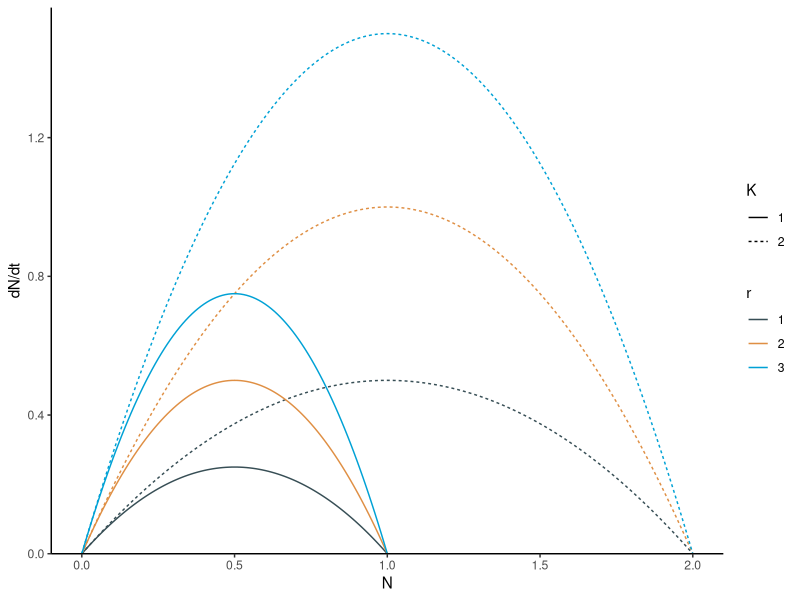
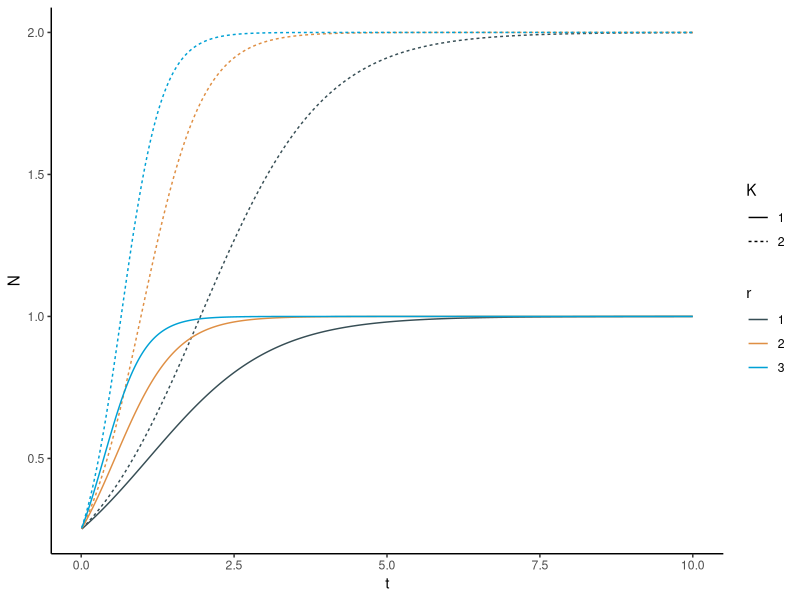
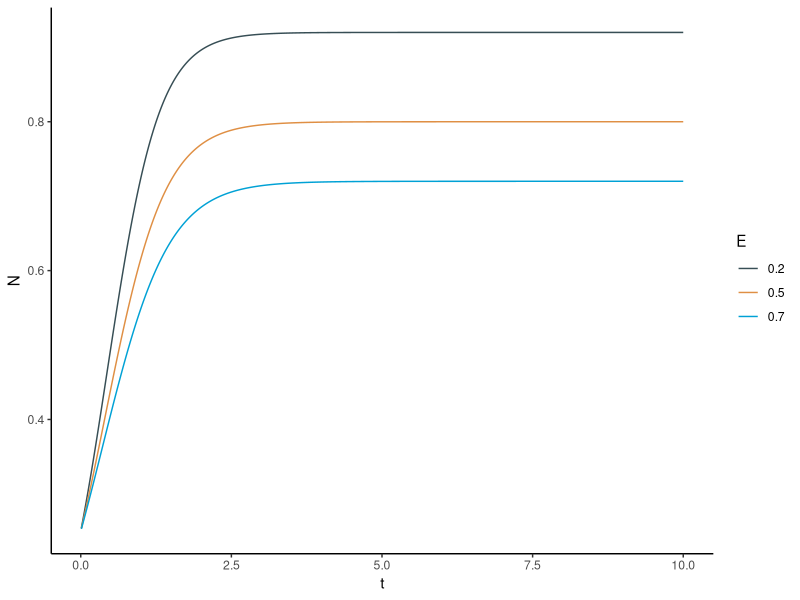
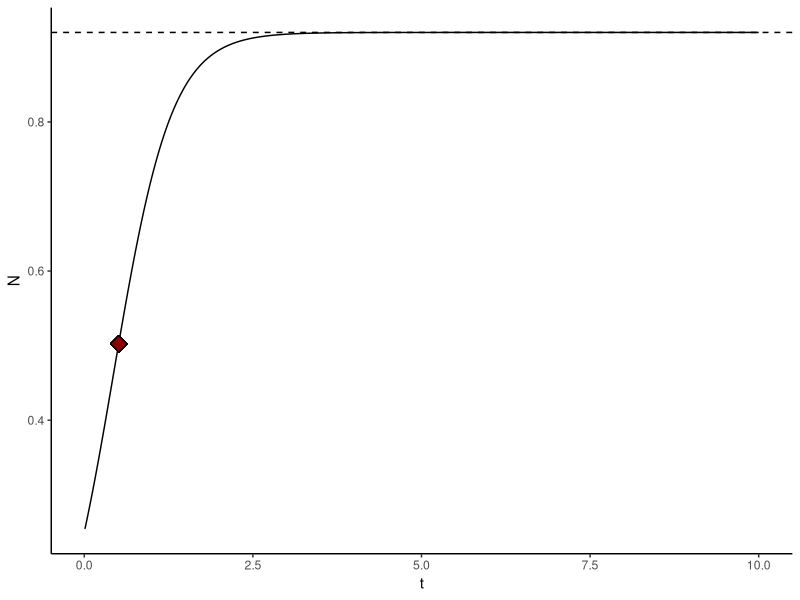
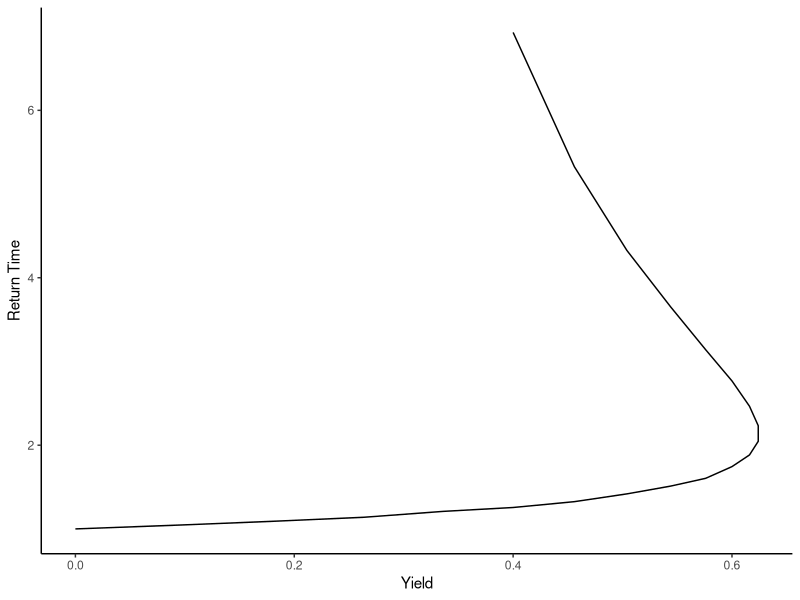
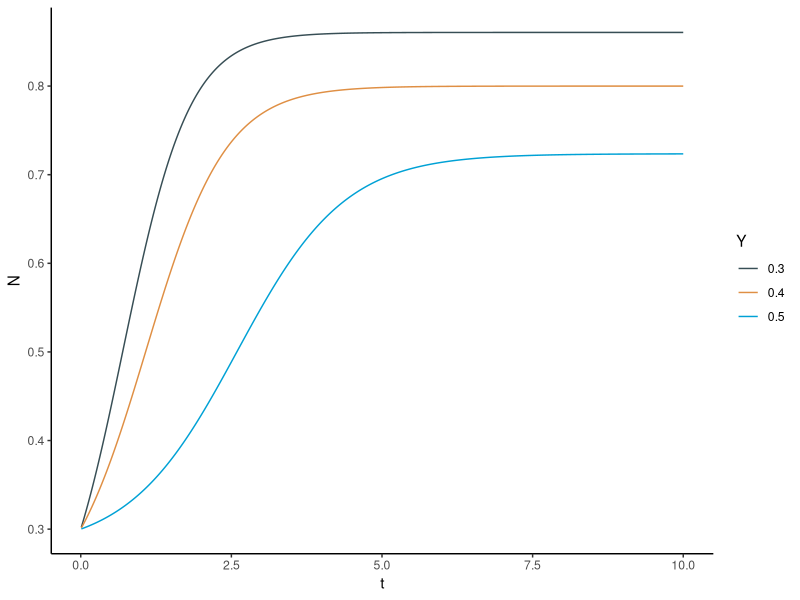
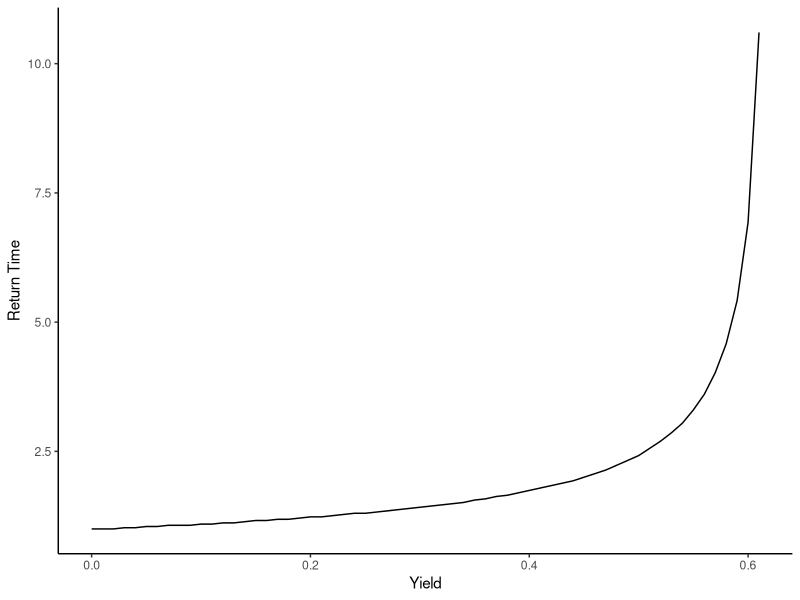
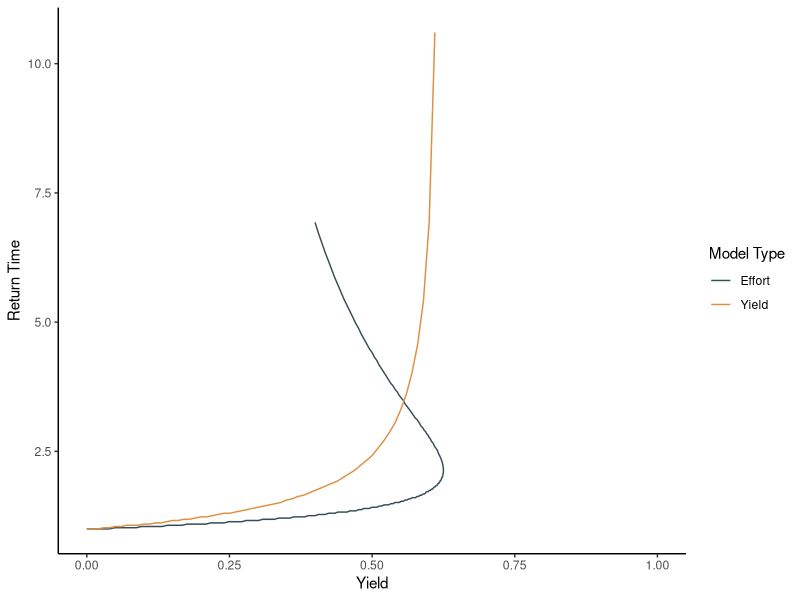

Generate these figures, in order, with R:
## ---- chunk 1
knitr::opts_chunk$set(echo = TRUE)
library(bookdown)
## ---- chunk 2
#import packages
library(tidyverse) #for data wrangling
library(here) #for filepath management
library(ggsci) #for colors
library(scales) #for log axis breaks

#custom graphing theme
#including geoms to reduce repetition
theme <- list(
  theme_classic(),
  scale_color_jama(),
  scale_fill_jama(),
  theme(legend.position="right")
)

## ---- chunk 3
#function with some default parameters
dNdt_BM_logistic_CE <- function(N=0.25, r=2.5, K=1, E=0.5){
  
  #calculate dN_dt
  r * N * (1-(N/K))-(E*N)
  
}

#plot changes dN/dT
#empty list to store results
result.list <- list()

#nested for loops
#range of r values
for (r in c(1,2,3)){
  
  #range of K values
  for (K in c(1,2)){
    
    for (N in seq(0,2,0.01)){
      
      
      #calculate dN/dt
      dN_dt <- dNdt_BM_logistic_CE(N=N, r=r, K=K, E=0)
      
      #dataframe to store results
      df <- data.frame(dN_dt=dN_dt, N=N, r=as.character(r), K=as.character(K))
      
      #store results 
      result.list <- append(result.list, list(df)) 
      
    } #N
  } #k
} #r

#compile results
result.df <- bind_rows(result.list) %>%
  filter(dN_dt>=0)

#plot
ggplot(result.df, aes(N, dN_dt, color=r, linetype=K))+
  theme+
  geom_line()+
  scale_y_continuous(expand=expansion(mult=c(0,0.05)))+
  labs(x="N", y="dN/dt")

## ---- chunk 4
#empty list to store results
result.list <- list()
#duration of iteration
dt <- 0.01

#nested for loops
#range of r values
for (r in c(1,2,3)){
  
  #range of K values
  for (K in c(1,2)){
    
    #reset N0
    N <- 0.25
    
    #iterate over 10 years (if dt is in units of years)
    for (t in c(1:(10/dt))){
      
      #calculate N
      N <- N + dt*dNdt_BM_logistic_CE(N=N, r=r, K=K, E=0)
      
      #dataframe to store results
      df <- data.frame(t=t*dt, N=N, r=as.character(r), K=as.character(K))
      
      #store results 
      result.list <- append(result.list, list(df)) 
       
    } #time
  } #k
} #r

#compile results
result.df <- bind_rows(result.list)

#plot
ggplot(result.df, aes(t, N, color=r, linetype=K))+
  theme+
  geom_line()

## ---- chunk 5
#make a function with some default parameters
f_sim_BM_logistic_CE <- function(N0=0.25, r=2.5, K=1, E=0.5, dt=0.01, duration=10){
  
  #empty list to store results
  result.v <- vector()
  
  #set initial population
  N <- N0
  
  #iterate
  for (t in c(1:(duration/dt))){
      
      #calculate N
      N <- N + dt*dNdt_BM_logistic_CE(N=N, r=r, K=K, E=E)
      
      #can't have a negative population!
      if (N<0){
        N <- 0
        }
      
      #dataframe to store results
      result.v <- c(result.v, N)
       
  }
  
  return(result.v)
}

result.list <- list()

for (E in c(0.2, 0.5, 0.7)){
  
  N.v <- f_sim_BM_logistic_CE(E=E)
  
  df <- data.frame(N = N.v,
                   E=as.character(E)) %>%
    mutate(t=row_number()*dt)
  
  result.list <- append(result.list, list(df)) 
  
}

result.df <- bind_rows(result.list)

#plot
ggplot(result.df, aes(t, N, color=E))+
  theme+
  geom_line()



## ---- chunk 6
#function to fine equilibroum population level
f_N_equil_E <- function(K=1,E=0.5,r=2.5){
  f_N_equil_E <- K * (1 - (E/r))
  
  #can't have a negative population!
  if (f_N_equil_E<0){
    f_N_equil_E <- 0
  }
  
  return(f_N_equil_E)
}

#function for single perturbation
return_time_CE <- function(dN=0.2, r=2.5, K=1, E=0.2){
  
  N_f_N_equil_E <- f_N_equil_E(K,E,r)
  N0 <- N_f_N_equil_E - dN
  v_N <- f_sim_BM_logistic_CE(N0=N0, r=r, K=K, E=E)
  
  #deal with the infinity issue
  #if the population has crashed, there is no return time
  #i define population crash as when the population does not reach equilibrium
  if (is.na(N_f_N_equil_E) | v_N[length(v_N)] < N_f_N_equil_E*0.95){
    return_index <- NA
  } else {
    return_index <- min(which(abs(v_N - N_f_N_equil_E) < dN / exp(1)))
  }
  
  return(return_index) 
}

#plot of population over time
plot.df <- data.frame(N=f_sim_BM_logistic_CE(E=0.2)) %>%
  mutate(t=row_number()*dt)

#find return time
point <- c(return_time_CE(E=0.2)*dt,plot.df[return_time_CE(E=0.2),"N"])

#make the plot
ggplot(plot.df, aes(t, N))+
  theme+
  geom_line()+
  geom_point(x=point[1], y=point[2], shape=23, size=4, fill="darkred")+
  geom_hline(yintercept=f_N_equil_E(1,0.2,2.5), linetype="dashed")

## ---- chunk 7

#empty vectors to store results
rt.v <- vector()
yield.v <- vector()

#for loop
for (E in seq(0,2,0.1)){
  
  N_f_N_equil_E <- f_N_equil_E(E=E)
  rt <- return_time_CE(dN=0.1, E=E)*dt
  
  yield.v <- c(yield.v,N_f_N_equil_E*E)
  rt.v <- c(rt.v,rt)
}

result.df <- data.frame(rt=rt.v/rt.v[1], yield=yield.v)

ggplot(result.df, aes(yield,rt))+
  theme+
  geom_line(orientation = "y")+
  labs(x="Yield", y="Return Time")
  

## ---- chunk 8
#repeat everything for constant yield

#function for dN/dt
dNdt_BM_logistic_CY <- function(N=0.25, r=2.5, K=1, Y=0.1){
  
  #calculate dN_dt
  r * N * (1-(N/K))-Y
  
}

#logistic growth model
f_sim_BM_logistic_CY <- function(N0=0.25, r=2.5, K=1, Y=0.1, dt=0.01, duration=10){
  
  #empty list to store results
  result.v <- vector()
  
  #set initial population
  N <- N0
  
  #iterate
  for (t in c(1:(duration/dt))){
      
      #calculate N
      N <- N + dt*dNdt_BM_logistic_CY(N=N, r=r, K=K, Y=Y)
      
      #can't have a negative population!
      if (N<0){N <- 0}
      
      #dataframe to store results
      result.v <- c(result.v, N)
       
  }
  
  return(result.v)
}

#function to find equilibrium population level
f_N_equil_Y <- function(K=1,Y=0.1,r=2.5){
  
  #we can't have a negative square root, so use this to filter out cases where Y is too large
  intermediate <- 1-(4*Y)/(r*K)
  
  #remove negatives
  if (intermediate<0){
    intermediate <- 0 #this will return an N_equil of zero, which is more accurate than infinity
  }
  
  N_equil <- K/2 * (1 + sqrt(intermediate))
  
  return(N_equil)
}

#function for single perturbation
return_time_CY <- function(dN=0.2, r=2.5, K=1, Y=1){
  
  N_f_N_equil_Y <- f_N_equil_Y(K=K,Y=Y,r=r)
  N0 <- N_f_N_equil_Y - dN
  v_N <- f_sim_BM_logistic_CY(N0=N0, r=r, K=K, Y=Y)
  
  #deal with the infinity issue
  #if the population does not approach equilibrium by the end of the simulation, return NA
  if (is.na(N_f_N_equil_Y) | v_N[length(v_N)] < N_f_N_equil_Y*0.95){
    return_index <- NA
  } else {
    return_index <- min(which(abs(v_N - N_f_N_equil_Y) < dN / exp(1)))
  }
  
  return(return_index)
}

#make a quick plot to see how population dynamics change with yield
result.list <- list()

#iterate over three values of y
for (Y in c(0.3, 0.4, 0.5)){
  
  N.v <- f_sim_BM_logistic_CY(N0=0.3, Y=Y)
  
  df <- data.frame(N = N.v,
                   Y=as.character(Y)) %>%
    mutate(t=row_number()*dt)
  
  result.list <- append(result.list, list(df)) 
  
}

result.df <- bind_rows(result.list)

#plot
ggplot(result.df, aes(t, N, color=Y))+
  theme+
  geom_line()

## ---- chunk 9

#empty vectors to store results
rt.v <- vector()
yield.v <- vector()

#for loop
for (Y in seq(0,1,0.01)){
  
  N_f_N_equil_Y <- f_N_equil_Y(Y=Y)
  rt <- return_time_CY(dN=0.1, Y=Y)
  
  yield.v <- c(yield.v,Y)
  rt.v <- c(rt.v,rt)
}

result.df <- data.frame(rt=rt.v/rt.v[1], yield=yield.v) %>%
  drop_na()

ggplot(result.df, aes(yield,rt))+
  theme+
  geom_line(orientation = "y")+
  labs(x="Yield", y="Return Time")

## ---- chunk 10

#wrap this in a function because we're going to do it again in task 10
model_return_time <- function(K=1,r=2.5){
  
  #empty list
  result.list <- list()
  
  for (type in c("Effort","Yield")){
    
    if (type == "Effort"){
      
        for (E in seq(0,2,0.01)){
    
        N_f_N_equil_E <- f_N_equil_E(K=K, r=r, E=E)
        rt <- return_time_CE(dN=0.1, K=K, r=r, E=E)*dt
        
        df <- data.frame(yield = N_f_N_equil_E*E,
                         return_time = rt,
                         type = type)
        
        result.list <- append(result.list, list(df))
            
      } #for Y
    } #if effort
    
    if (type == "Yield"){
      
      for (Y in seq(0,1,0.01)){
    
        N_f_N_equil_Y <- f_N_equil_Y(K=K, r=r, Y=Y)
        rt <- return_time_CY(dN=0.1, K=K, r=r, Y=Y)
        
        df <- data.frame(yield = Y,
                         return_time = rt,
                         type = type)
        
        result.list <- append(result.list, list(df))
        
      } #for Y
    } #if yield
  } #for type
  
  #compile dataframe
  result.df <- bind_rows(result.list)
  
  #normalize effort and yield return times
  effort.v <- result.df %>%
    filter(type=="Effort") %>%
    pull(return_time)
  
  effort.v <- effort.v/effort.v[1]
  
  yield.v <- result.df %>%
    filter(type=="Yield") %>%
    pull(return_time)
  
  yield.v <- yield.v/yield.v[1]
  
  #add normalized return times
  plot.df <- result.df %>%
    mutate(norm_rt = c(effort.v,yield.v))
  
  return(plot.df)

}

plot.df <- model_return_time()

#plot return time
ggplot(plot.df, aes(yield, norm_rt, color=type))+
  theme+
  geom_line(orientation = "y")+
  labs(x="Yield", y="Return Time", color="Model Type")

## ---- chunk 11

result.list <- list()

for (r in c(0.5,1,1.5)){

  df <- model_return_time(K=K,r=r) %>%
     mutate(K=as.character(K),
            r=as.character(r)) 
  
  result.list <- append(result.list, list(df))
  
} #for r

result.df <- bind_rows(result.list) %>%
  filter(is.finite(norm_rt),
         yield>0)

#plot return time
ggplot(result.df, aes(yield, norm_rt, linetype=type, color=r))+
  theme+
  geom_line(orientation = "y")+
  labs(x="Yield", y="Return Time", linetype="Model Type")

## ---- chunk 12
#first, derive effort from yield at equilibrium population
#empty vectors to store results
effort.v <- vector()
yield.v <- vector()

#for loop
for (Y in seq(0,0.6,0.01)){
  
  N_f_N_equil_Y <- f_N_equil_Y(Y=Y)
  
  yield.v <- c(yield.v,Y)
  
  #derive effort from yield
  effort.v <- c(effort.v, Y/N_f_N_equil_Y)
}

result.df <- data.frame(yield=yield.v,
                        effort=effort.v)

ggplot(result.df, aes(yield, effort))+
  theme+
  geom_line()+
  geom_abline(linetype="dashed")+
  labs(x="Yield", y="Effort")

## ---- chunk 13
#new dN/dt with noise
#sigma2/r of 0.2 is from B&H 1977
r = 2.5
K = 1
sigma2 <- 0.2 * r

result.list <- list()

for (E in seq(0,2.5,0.01)){
  
  Y_mean <- ((K*E)/r)*(r - E - sigma2/2)
  CV = ((sigma2/2)/(r - E - (sigma2/2)))^2
  
  df <- data.frame(Y_mean = Y_mean,
                   CV = CV,
                   E = E/r)
  
  result.list <- append(result.list, list(df))
  
}

result.df <- bind_rows(result.list) %>%
  filter(Y_mean>=0) %>% #can't have negative population
  mutate(CV=ifelse(CV>max(Y_mean)*1.1,NA,CV)) #constrain results for plotting purposes

ggplot(result.df)+
  theme+
  geom_line(aes(E,Y_mean))+
  geom_line(aes(E,CV), linetype="dashed")+
  labs(x=bquote("E"/r[0]), y="Y")
